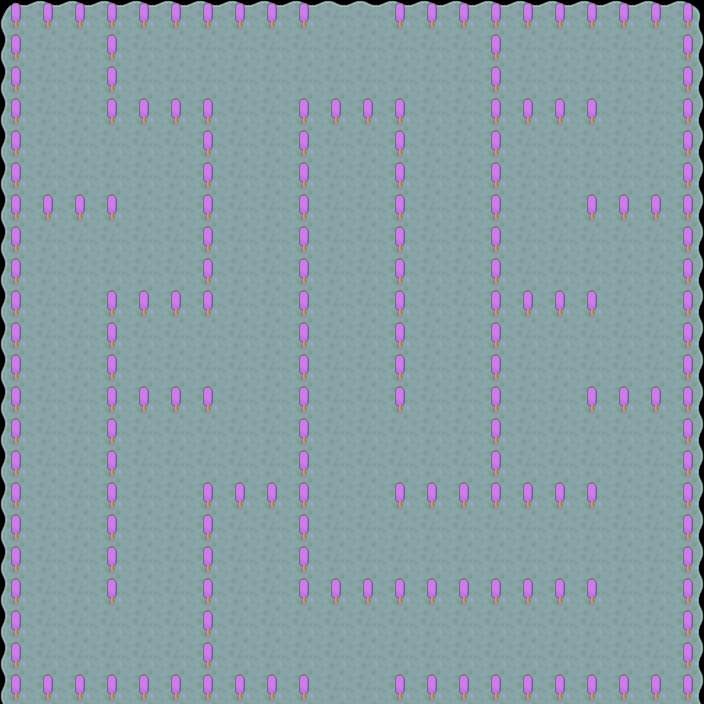

A level layout from a 2D game, rendered from its tile map. Below: a short description, then the map file with its tile-grid data intact:
An orthogonal 22x22 tile map with 32x32 px tiles, 2 tile layers (Tile Layer 1, Trees).

<map version="1.0" orientation="orthogonal" renderorder="right-down" width="22" height="22" tilewidth="32" tileheight="32" nextobjectid="1">
 <tileset firstgid="1" name="mapPack_tilesheet" tilewidth="32" tileheight="32" tilecount="204" columns="17">
  <image source="../Tilesheet/mapPack_tilesheet_small.png" width="544" height="384" />
 </tileset>
 <layer name="Tile Layer 1" width="22" height="22">
  <data encoding="csv">
11,12,12,12,12,12,12,12,12,12,12,12,12,12,12,12,12,12,12,12,12,13,
28,29,29,29,29,29,29,29,29,29,29,29,29,29,29,29,29,29,29,29,29,30,
28,29,29,29,29,29,29,29,29,29,29,29,29,29,29,29,29,29,29,29,29,30,
28,29,29,29,29,29,29,29,29,29,29,29,29,29,29,29,29,29,29,29,29,30,
28,29,29,29,29,29,29,29,29,29,29,29,29,29,29,29,29,29,29,29,29,30,
28,29,29,29,29,29,29,29,29,29,29,29,29,29,29,29,29,29,29,29,29,30,
28,29,29,29,29,29,29,29,29,29,29,29,29,29,29,29,29,29,29,29,29,30,
28,29,29,29,29,29,29,29,29,29,29,29,29,29,29,29,29,29,29,29,29,30,
28,29,29,29,29,29,29,29,29,29,29,29,29,29,29,29,29,29,29,29,29,30,
28,29,29,29,29,29,29,29,29,29,29,29,29,29,29,29,29,29,29,29,29,30,
28,29,29,29,29,29,29,29,29,29,29,29,29,29,29,29,29,29,29,29,29,30,
28,29,29,29,29,29,29,29,29,29,29,29,29,29,29,29,29,29,29,29,29,30,
28,29,29,29,29,29,29,29,29,29,29,29,29,29,29,29,29,29,29,29,29,30,
28,29,29,29,29,29,29,29,29,29,29,29,29,29,29,29,29,29,29,29,29,30,
28,29,29,29,29,29,29,29,29,29,29,29,29,29,29,29,29,29,29,29,29,30,
28,29,29,29,29,29,29,29,29,29,29,29,29,29,29,29,29,29,29,29,29,30,
28,29,29,29,29,29,29,29,29,29,29,29,29,29,29,29,29,29,29,29,29,30,
28,29,29,29,29,29,29,29,29,29,29,29,29,29,29,29,29,29,29,29,29,30,
28,29,29,29,29,29,29,29,29,29,29,29,29,29,29,29,29,29,29,29,29,30,
28,29,29,29,29,29,29,29,29,29,29,29,29,29,29,29,29,29,29,29,29,30,
28,29,29,29,29,29,29,29,29,29,29,29,29,29,29,29,29,29,29,29,29,30,
28,29,29,29,29,29,29,29,29,29,29,29,29,29,29,29,29,29,29,29,29,30
</data>
 </layer>
 <layer name="Trees" width="22" height="22">
  <data encoding="csv">
49,49,49,49,49,49,49,49,49,49,0,0,49,49,49,49,49,49,49,49,49,49,
49,0,0,49,0,0,0,0,0,0,0,0,0,0,0,49,0,0,0,0,0,49,
49,0,0,49,0,0,0,0,0,0,0,0,0,0,0,49,0,0,0,0,0,49,
49,0,0,49,49,49,49,0,0,49,49,49,49,0,0,49,49,49,49,0,0,49,
49,0,0,0,0,0,49,0,0,49,0,0,49,0,0,49,0,0,0,0,0,49,
49,0,0,0,0,0,49,0,0,49,0,0,49,0,0,49,0,0,0,0,0,49,
49,49,49,49,0,0,49,0,0,49,0,0,49,0,0,49,0,0,49,49,49,49,
49,0,0,0,0,0,49,0,0,49,0,0,49,0,0,49,0,0,0,0,0,49,
49,0,0,0,0,0,49,0,0,49,0,0,49,0,0,49,0,0,0,0,0,49,
49,0,0,49,49,49,49,0,0,49,0,0,49,0,0,49,49,49,49,0,0,49,
49,0,0,49,0,0,0,0,0,49,0,0,49,0,0,49,0,0,0,0,0,49,
49,0,0,49,0,0,0,0,0,49,0,0,49,0,0,49,0,0,0,0,0,49,
49,0,0,49,49,49,49,0,0,49,0,0,49,0,0,49,0,0,49,49,49,49,
49,0,0,49,0,0,0,0,0,49,0,0,0,0,0,49,0,0,0,0,0,49,
49,0,0,49,0,0,0,0,0,49,0,0,0,0,0,49,0,0,0,0,0,49,
49,0,0,49,0,0,49,49,49,49,0,0,49,49,49,49,49,49,49,0,0,49,
49,0,0,49,0,0,49,0,0,49,0,0,0,0,0,0,0,0,0,0,0,49,
49,0,0,49,0,0,49,0,0,49,0,0,0,0,0,0,0,0,0,0,0,49,
49,0,0,49,0,0,49,0,0,49,49,49,49,49,49,49,49,49,49,0,0,49,
49,0,0,0,0,0,49,0,0,0,0,0,0,0,0,0,0,0,0,0,0,49,
49,0,0,0,0,0,49,0,0,0,0,0,0,0,0,0,0,0,0,0,0,49,
49,49,49,49,49,49,49,49,49,49,0,0,49,49,49,49,49,49,49,49,49,49
</data>
 </layer>
</map>
